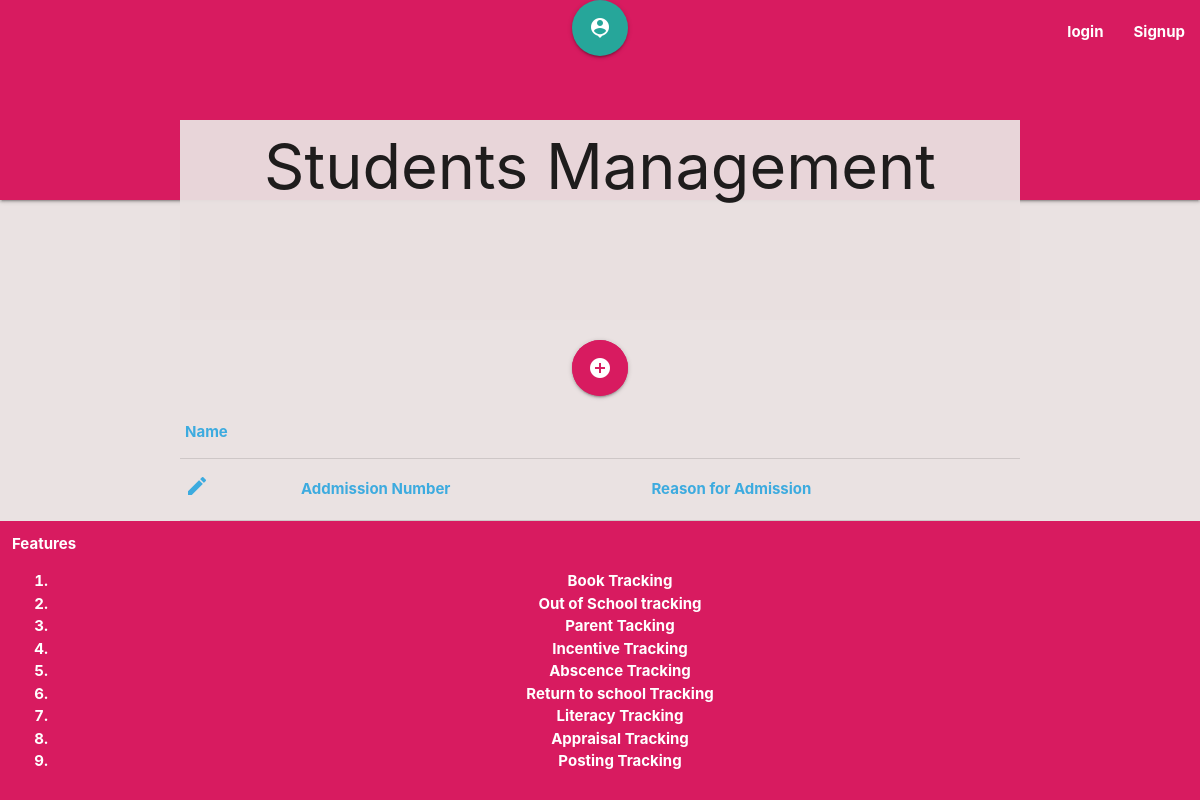
Before: / with the older database file.
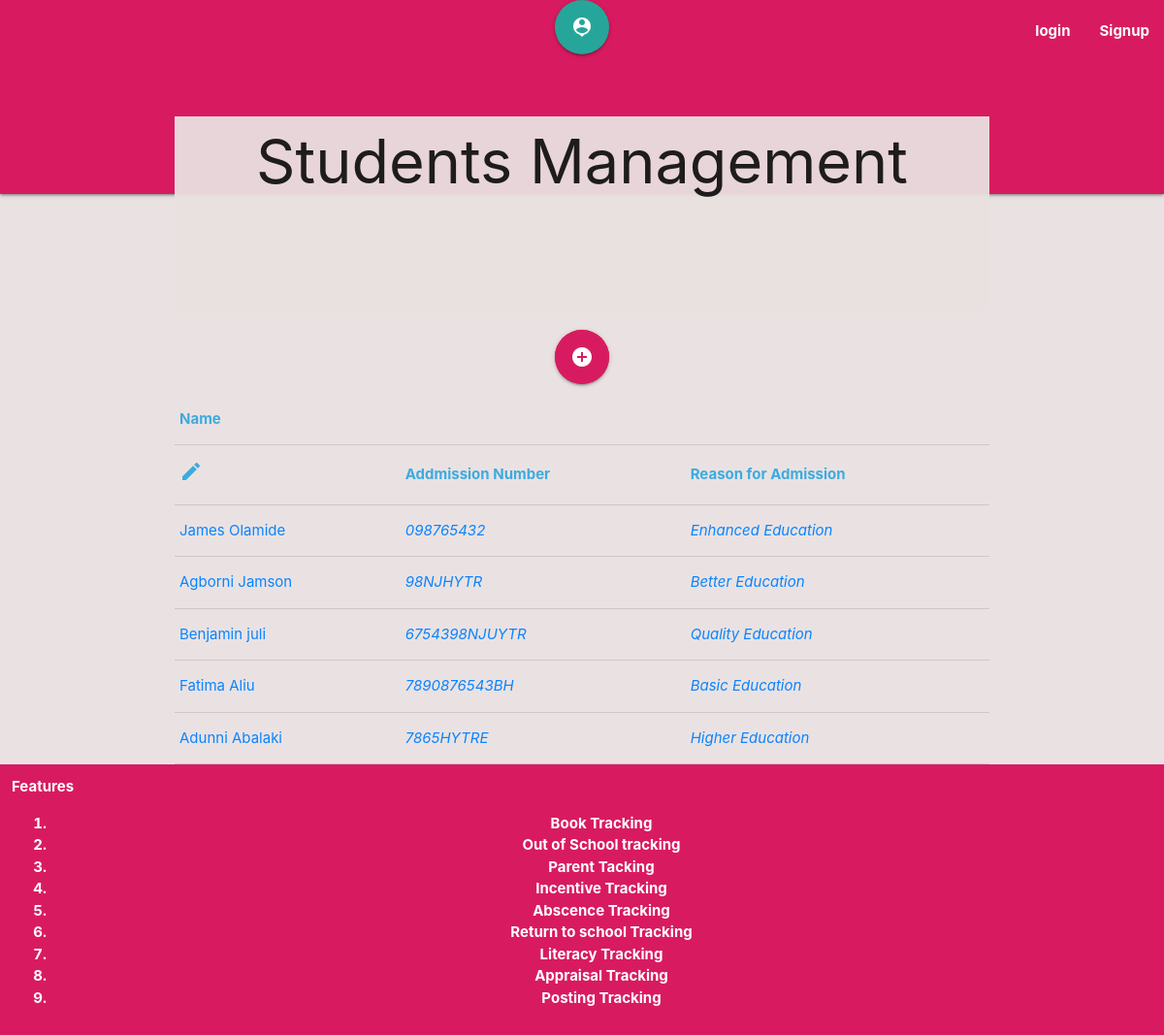
After: the same page with the newer database file.
### app/models.py (models this page shows, shortened)
class Student(models.Model):
    GENDER = (
        ('M', 'Male'),
        ('F', 'Female'),
    )
    created_by = models.ForeignKey(User, on_delete=models.CASCADE)
    federal_goverment_code = models.CharField(max_length=300, blank=True, null=True)
    addmission_number_of_student = models.CharField(max_length=300, blank=True, null=True)
    full_name = models.CharField(max_length=300)
    slug = models.SlugField(max_length=300, verbose_name = "slug")
    gender = models.CharField(max_length=1, choices=GENDER, blank=True, null=True)
    current_passport_photograph = models.ImageField(default='default.jpg',
                         blank=True, null=True)
    address = models.CharField(max_length=200, default='address',
                         blank=True, null=True)
    city = models.CharField(max_length=100, default='city',
                         blank=True, null=True)
    local_government_of_origin = models.CharField(max_length=20,
                         null=True, blank=True, default='local origin')
    state_of_origin = models.CharField(max_length=20, null=True, blank=True,
                        default='state origin')
    house_number_and_street_name = models.CharField(max_length=300,
                            blank=True, null=True)
    name_of_town = models.CharField(max_length=300, blank=True, null=True)
    local_government_residence = models.CharField(max_length=20,
                        default='local residence', blank=True, null=True)
    state_residence = models.CharField(max_length=20, null=True,
                        default='state residence', blank=True)
    date_of_birth = models.DateField( blank=True, null=True, help_text="YYYY-MM-DD")
    place_of_birth = models.CharField(max_length=300, blank=True, null=True)
    email_address = models.CharField(max_length=300, blank=True, null=True)
    date_of_admision = models.DateField(max_length=300, blank=True, null=True, help_text="YYYY-MM-DD")
    reason_for_admission = models.CharField(max_length=300, blank=True, null=True)
    admission_entry_point = models.CharField(max_length=300, blank=True, null=True)
    def __str__(self):
        return self.full_name

### app/views.py (the view)
# urls.py: path('', HomeView.as_view(), name='home'),
class HomeView(ListView):
        template_name = 'student/home.html'
        model = Student
        content_type = None
        def get_context_data(self, **kwargs):
                context = super().get_context_data(**kwargs)
                context['students'] = Student.objects.all()
                return context

### app/templates/student/home.html
{% extends "base.html" %}
  {% block heading %}
  <div class="container">
    <h1>Students Management</h1>
    <div class="wrap">
        <h5><a href={% url 'student:create' %} class="btn-floating btn-large pulse pink darken-1"><i class="material-icons">add_circle</i></a></h5>
    </div>
  </div>
    <div class="container">
        <table>
                <thead>
                    <tr>
                        <th>Name</th>
                        <th>    </th>
                    </tr>
                    <tr>
                        <th><i class="material-icons">edit</i></th>
                        <th>Addmission  Number</th>
                        <th>Reason for Admission</th>
                    </tr>
                </thead>
                <tbody>
                    {% for student in students %}
                        <tr>
                            <td><a href="{% url 'student:details' student.pk student.slug %}">{{ student }} </a> </td>
                            <td><a href="{% url 'student:update' student.pk student.slug %}"><i class="">{{ student.addmission_number_of_student}}</i></a></td>
                            <td><a><i class="">{{ student.reason_for_admission}}</i></a></td>
                            </tr>
                    {% endfor %}
            </table>
    </div>
  {% endblock heading %}

### app/templates/base.html (shortened to what this page needs)
<!doctype html>
<html lang="en">
  <head>
    <link rel="stylesheet" href="https://cdnjs.cloudflare.com/ajax/libs/materialize/1.0.0/css/materialize.min.css">
    <link rel="stylesheet" href="https://cdnjs.cloudflare.com/ajax/libs/jqueryui/1.12.1/jquery-ui.css">
  {% load  static %}
  <link rel="stylesheet" href="{% static 'css/style.css' %}">
  </head>
  <body>
  <nav class="nav-background-image">
    <div class="nav-wrapper pink darken-1 ">
      <a href="{% url 'student:home' %}" class="brand-logo btn-floating btn-large center pink-darken-1"><i class="material-icons">person_pin</i></a>
      <ul id="nav-mobile" class="right hide-on-med-and-down">
      {% if user.is_authenticated %}
      <li><a href="{% url 'logout' %}">logout:{{request.user.username}}</a></li>
      {% else %}
        <li><a href="{% url 'login' %}">login</a></li>
        <li><a href="{% url 'student:signup' %}">Signup</a></li>
      {% endif %}
      </ul>
    </div>
  </nav>
  {% block heading %}{% endblock heading %}
{% block footer %}
  <footer >
  <div class="nav-wrapper pink darken-1">
    Features
    <ol class="center" >
    <li>Book Tracking</li>
    <li>Out of School tracking</li>
    <li>Parent Tacking</li>
    <li>Incentive Tracking</li>
    <li>Abscence Tracking</li>
    <li>Return to school Tracking</li>
    <li>Literacy Tracking</li>
    <li>Appraisal Tracking</li>
    <li>Posting Tracking</li>
    </ol>
    </div>
  </footer>
{% endblock footer %}
  </body>
</html>

### app/static/css/style.css (style rules this page uses)
html { box-sizing: border-box; }
*, *::before, *::after { box-sizing: inherit; }
body { background-color: rgba(233, 225, 225, 0.945); font-family: -apple-system, BlinkMacSystemFont, "segoe ui", "helvetica neue", helvetica, ubuntu, roboto, noto, arial, sans-serif; margin: 0; }
a { color: #0a84ff; text-decoration: none; }
nav { height: 200px; }
nav ul li a { font-weight: bold; }
div h5 { text-align: center; }
div h1 { text-align: center; margin: -80px 0px 20px 0px; font-weight: normal; position: relative; background-color:rgba(233, 225, 225, 0.945); height: 200px; padding: 12px; }
tr { height: 50px; }
footer { width: 100%; height: 100%; }
footer div { font-size: normal; padding: 12px; font-weight: bold; color: white; text-justify: newspaper; }
thead { color:rgb(61, 171, 223); }

Changed rows visible on the page:
added Student: full_name "James Olamide", addmission_number_of_student "098765432", reason_for_admission "Enhanced Education"
added Student: full_name "Agborni Jamson", addmission_number_of_student "98NJHYTR", reason_for_admission "Better Education"
added Student: full_name "Benjamin juli", addmission_number_of_student "6754398NJUYTR", reason_for_admission "Quality Education"
added Student: full_name "Fatima Aliu", addmission_number_of_student "7890876543BH", reason_for_admission "Basic Education"
added Student: full_name "Adunni Abalaki", addmission_number_of_student "7865HYTRE", reason_for_admission "Higher Education"
